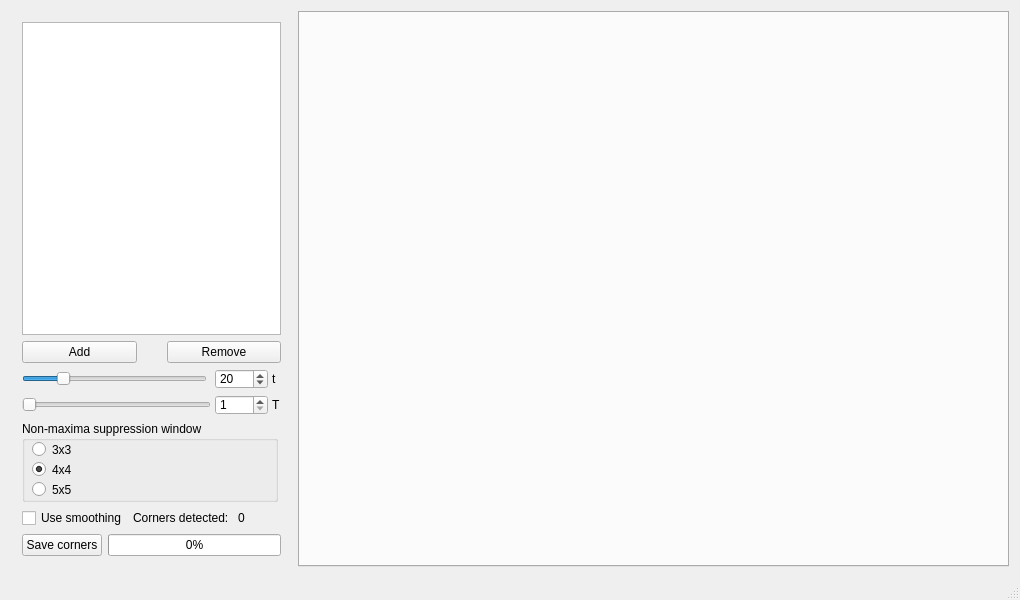
<?xml version="1.0" encoding="UTF-8"?>
<ui version="4.0">
 <class>SusanForm</class>
 <widget class="QMainWindow" name="SusanForm">
  <property name="geometry">
   <rect>
    <x>0</x>
    <y>0</y>
    <width>1020</width>
    <height>600</height>
   </rect>
  </property>
  <property name="windowTitle">
   <string>SUSAN-2D Corner Detector</string>
  </property>
  <property name="windowIcon">
   <iconset resource="truecornerdetector.qrc">
    <normaloff>:/icons/icon.ico</normaloff>:/icons/icon.ico</iconset>
  </property>
  <widget class="QWidget" name="centralWidget">
   <layout class="QHBoxLayout" name="horizontalLayout_4">
    <item>
     <widget class="QWidget" name="widget" native="true">
      <property name="maximumSize">
       <size>
        <width>281</width>
        <height>16777215</height>
       </size>
      </property>
      <layout class="QVBoxLayout" name="verticalLayout">
       <item>
        <widget class="QListWidget" name="fileListWidget">
         <property name="dragEnabled">
          <bool>false</bool>
         </property>
         <property name="selectionMode">
          <enum>QAbstractItemView::ExtendedSelection</enum>
         </property>
         <property name="textElideMode">
          <enum>Qt::ElideRight</enum>
         </property>
        </widget>
       </item>
       <item>
        <layout class="QHBoxLayout" name="horizontalLayout">
         <property name="spacing">
          <number>30</number>
         </property>
         <item>
          <widget class="QPushButton" name="addButton">
           <property name="text">
            <string>Add</string>
           </property>
          </widget>
         </item>
         <item>
          <widget class="QPushButton" name="removeButton">
           <property name="text">
            <string>Remove</string>
           </property>
          </widget>
         </item>
        </layout>
       </item>
       <item>
        <layout class="QGridLayout" name="gridLayout">
         <property name="horizontalSpacing">
          <number>4</number>
         </property>
         <property name="verticalSpacing">
          <number>6</number>
         </property>
         <item row="0" column="0">
          <widget class="QSlider" name="sliderT">
           <property name="maximumSize">
            <size>
             <width>185</width>
             <height>22</height>
            </size>
           </property>
           <property name="minimum">
            <number>0</number>
           </property>
           <property name="maximum">
            <number>100</number>
           </property>
           <property name="value">
            <number>20</number>
           </property>
           <property name="orientation">
            <enum>Qt::Horizontal</enum>
           </property>
          </widget>
         </item>
         <item row="1" column="0">
          <widget class="QSlider" name="sliderW">
           <property name="maximumSize">
            <size>
             <width>16777215</width>
             <height>22</height>
            </size>
           </property>
           <property name="minimum">
            <number>1</number>
           </property>
           <property name="maximum">
            <number>1850</number>
           </property>
           <property name="value">
            <number>1</number>
           </property>
           <property name="orientation">
            <enum>Qt::Horizontal</enum>
           </property>
          </widget>
         </item>
         <item row="1" column="2">
          <widget class="QLabel" name="label_T">
           <property name="text">
            <string>T</string>
           </property>
          </widget>
         </item>
         <item row="0" column="2">
          <widget class="QLabel" name="label_t">
           <property name="text">
            <string>t</string>
           </property>
          </widget>
         </item>
         <item row="0" column="1">
          <widget class="QSpinBox" name="spinBoxT">
           <property name="maximumSize">
            <size>
             <width>53</width>
             <height>20</height>
            </size>
           </property>
           <property name="maximum">
            <number>100</number>
           </property>
           <property name="value">
            <number>20</number>
           </property>
          </widget>
         </item>
         <item row="1" column="1">
          <widget class="QSpinBox" name="spinBoxFinalT">
           <property name="maximumSize">
            <size>
             <width>53</width>
             <height>20</height>
            </size>
           </property>
           <property name="minimum">
            <number>1</number>
           </property>
           <property name="maximum">
            <number>1850</number>
           </property>
           <property name="value">
            <number>1</number>
           </property>
          </widget>
         </item>
        </layout>
       </item>
       <item>
        <widget class="QGroupBox" name="gboxWindow">
         <property name="minimumSize">
          <size>
           <width>256</width>
           <height>81</height>
          </size>
         </property>
         <property name="maximumSize">
          <size>
           <width>256</width>
           <height>16777215</height>
          </size>
         </property>
         <property name="autoFillBackground">
          <bool>true</bool>
         </property>
         <property name="title">
          <string>Non-maxima suppression window</string>
         </property>
         <widget class="QRadioButton" name="radN1">
          <property name="geometry">
           <rect>
            <x>10</x>
            <y>20</y>
            <width>82</width>
            <height>17</height>
           </rect>
          </property>
          <property name="text">
           <string>3x3</string>
          </property>
          <property name="checked">
           <bool>false</bool>
          </property>
         </widget>
         <widget class="QRadioButton" name="radN3">
          <property name="geometry">
           <rect>
            <x>10</x>
            <y>60</y>
            <width>82</width>
            <height>17</height>
           </rect>
          </property>
          <property name="text">
           <string>5x5</string>
          </property>
         </widget>
         <widget class="QRadioButton" name="radN2">
          <property name="geometry">
           <rect>
            <x>10</x>
            <y>40</y>
            <width>82</width>
            <height>17</height>
           </rect>
          </property>
          <property name="text">
           <string>4x4</string>
          </property>
          <property name="checked">
           <bool>true</bool>
          </property>
         </widget>
        </widget>
       </item>
       <item>
        <layout class="QHBoxLayout" name="horizontalLayout_2">
         <item>
          <widget class="QCheckBox" name="checkBoxSmoothing">
           <property name="text">
            <string>Use smoothing</string>
           </property>
          </widget>
         </item>
         <item>
          <widget class="QLabel" name="labelCorners">
           <property name="text">
            <string>Corners detected: </string>
           </property>
          </widget>
         </item>
         <item>
          <widget class="QLabel" name="labelNCorners">
           <property name="text">
            <string>0</string>
           </property>
          </widget>
         </item>
        </layout>
       </item>
       <item>
        <layout class="QHBoxLayout" name="horizontalLayout_3">
         <item>
          <widget class="QPushButton" name="saveButton">
           <property name="maximumSize">
            <size>
             <width>108</width>
             <height>23</height>
            </size>
           </property>
           <property name="text">
            <string>Save corners</string>
           </property>
          </widget>
         </item>
         <item>
          <widget class="QProgressBar" name="progressBar">
           <property name="value">
            <number>0</number>
           </property>
           <property name="alignment">
            <set>Qt::AlignLeading|Qt::AlignLeft|Qt::AlignVCenter</set>
           </property>
           <property name="textVisible">
            <bool>true</bool>
           </property>
          </widget>
         </item>
        </layout>
       </item>
      </layout>
     </widget>
    </item>
    <item>
     <widget class="QTabWidget" name="viewTabs">
      <property name="sizePolicy">
       <sizepolicy hsizetype="Minimum" vsizetype="Minimum">
        <horstretch>0</horstretch>
        <verstretch>0</verstretch>
       </sizepolicy>
      </property>
      <property name="minimumSize">
       <size>
        <width>680</width>
        <height>500</height>
       </size>
      </property>
      <property name="currentIndex">
       <number>-1</number>
      </property>
     </widget>
    </item>
   </layout>
  </widget>
  <widget class="QStatusBar" name="statusBar"/>
  <action name="actionExit">
   <property name="text">
    <string>Exit</string>
   </property>
  </action>
 </widget>
 <layoutdefault spacing="6" margin="11"/>
 <tabstops>
  <tabstop>fileListWidget</tabstop>
 </tabstops>
 <resources>
  <include location="truecornerdetector.qrc"/>
 </resources>
 <connections>
  <connection>
   <sender>sliderT</sender>
   <signal>valueChanged(int)</signal>
   <receiver>spinBoxT</receiver>
   <slot>setValue(int)</slot>
   <hints>
    <hint type="sourcelabel">
     <x>116</x>
     <y>412</y>
    </hint>
    <hint type="destinationlabel">
     <x>268</x>
     <y>411</y>
    </hint>
   </hints>
  </connection>
  <connection>
   <sender>spinBoxT</sender>
   <signal>valueChanged(int)</signal>
   <receiver>sliderT</receiver>
   <slot>setValue(int)</slot>
   <hints>
    <hint type="sourcelabel">
     <x>268</x>
     <y>411</y>
    </hint>
    <hint type="destinationlabel">
     <x>127</x>
     <y>412</y>
    </hint>
   </hints>
  </connection>
  <connection>
   <sender>sliderW</sender>
   <signal>valueChanged(int)</signal>
   <receiver>spinBoxFinalT</receiver>
   <slot>setValue(int)</slot>
   <hints>
    <hint type="sourcelabel">
     <x>111</x>
     <y>432</y>
    </hint>
    <hint type="destinationlabel">
     <x>244</x>
     <y>430</y>
    </hint>
   </hints>
  </connection>
  <connection>
   <sender>spinBoxFinalT</sender>
   <signal>valueChanged(int)</signal>
   <receiver>sliderW</receiver>
   <slot>setValue(int)</slot>
   <hints>
    <hint type="sourcelabel">
     <x>237</x>
     <y>438</y>
    </hint>
    <hint type="destinationlabel">
     <x>93</x>
     <y>435</y>
    </hint>
   </hints>
  </connection>
 </connections>
</ui>
